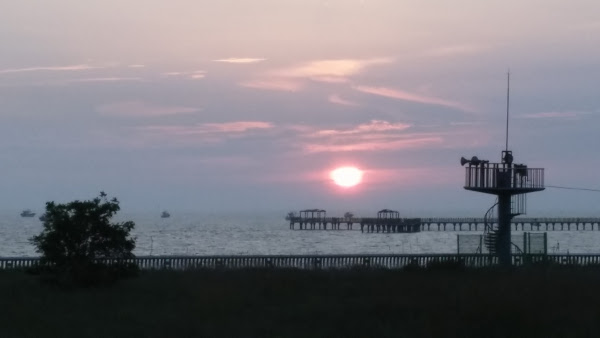
#> input picture img/sunset.jpg, 600 x 338 px, found by its file name
$ python img_show.py
#> lines starting #> are read from the running program, lines starting #| are printed output that depends on the picture; after the words box and inside, x2 and y2 are one past the last pixel; in counts of white or black regions, pixels touching at a corner belong together
import cv2
import numpy as np
img = cv2.imread('C:/Users/sangmok/Documents/opencv-sangmok/img/sunset.jpg')
#> img is the input picture: shape (338, 600, 3); mean B, G, R 124.9, 117.8, 120.9

x = 320; y = 150; w= 50; h=40
roi = img[y:y+h, x:x+w]                #roi 지정 1
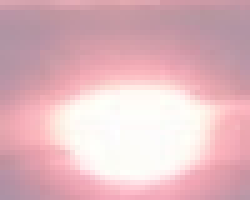
#> roi: shape (40, 50, 3) (shown 5 times larger); mean B, G, R 191.3, 183.5, 225.2

print(roi.shape)
#| (40, 50, 3)
cv2.rectangle(roi, (0,0), (h-1, w-1), (0, 255, 0))  #roi에 사각형 그리기 2
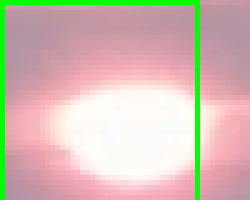
#> roi: shape (40, 50, 3) (shown 5 times larger); 5.9% of pixels changed, all inside (x1, y1, x2, y2) = (0, 0, 40, 40)
cv2.imshow('img', img)

cv2.waitKey(0)
cv2.destroyAllWindows

$ run again, with img/abnormal.jpg copied over img/sunset.jpg
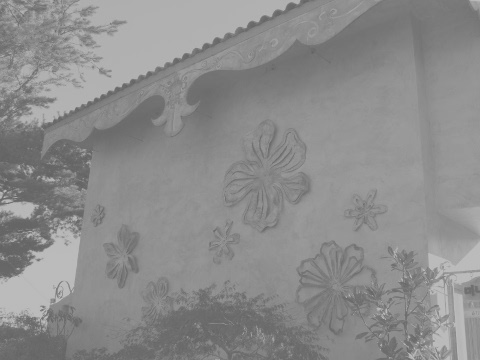
#> input picture img/abnormal.jpg, 480 x 360 px, found by its file name
#> img is the input picture: shape (360, 480, 3); min 96, max 194, mean 140.1
#| (40, 50, 3)
#> `cv2.rectangle(roi, (0,0), (h-1, w-1), (0, 255, 0))`:
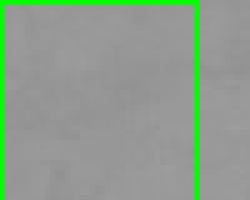
#> roi: shape (40, 50, 3) (shown 5 times larger); mean B, G, R 142.4, 157.5, 142.4
